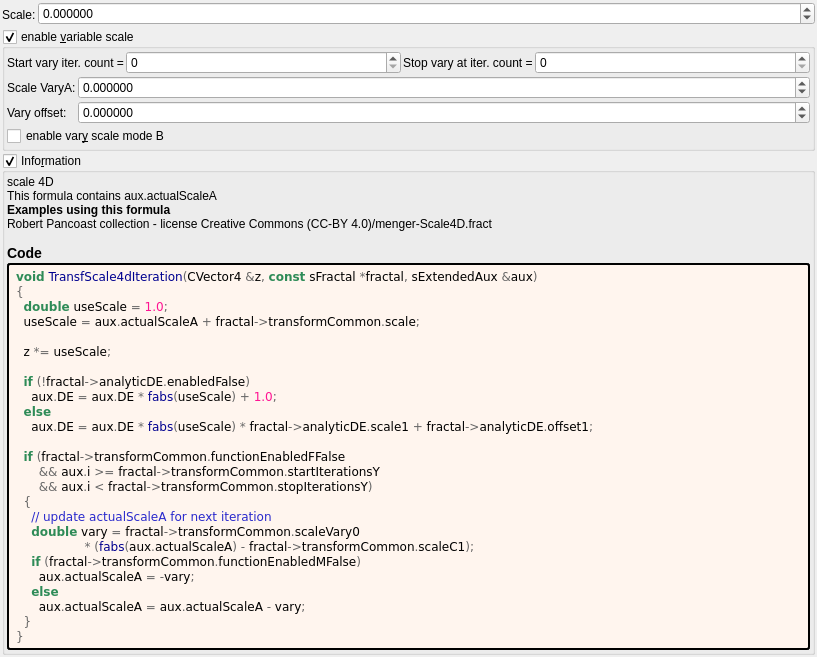
<?xml version="1.0" encoding="UTF-8"?>
<ui version="4.0">
 <class>transf_scale4d</class>
 <widget class="QWidget" name="Form">
  <property name="geometry">
   <rect>
    <x>0</x>
    <y>0</y>
    <width>817</width>
    <height>567</height>
   </rect>
  </property>
  <property name="windowTitle">
   <string notr="true">transf_scale4d</string>
  </property>
  <layout class="QVBoxLayout" name="verticalLayout">
   <property name="spacing">
    <number>2</number>
   </property>
   <property name="leftMargin">
    <number>2</number>
   </property>
   <property name="topMargin">
    <number>2</number>
   </property>
   <property name="rightMargin">
    <number>2</number>
   </property>
   <property name="bottomMargin">
    <number>2</number>
   </property>
   <item>
    <layout class="QGridLayout" name="gridLayout" columnstretch="0,1">
     <property name="spacing">
      <number>2</number>
     </property>
     <item row="0" column="0" rowspan="2">
      <widget class="QLabel" name="label_108">
       <property name="text">
        <string>Scale:</string>
       </property>
      </widget>
     </item>
     <item row="0" column="1">
      <widget class="MyDoubleSpinBox" name="spinbox_transf_scale">
       <property name="sizePolicy">
        <sizepolicy hsizetype="Minimum" vsizetype="Maximum">
         <horstretch>0</horstretch>
         <verstretch>0</verstretch>
        </sizepolicy>
       </property>
       <property name="prefix">
        <string/>
       </property>
       <property name="suffix">
        <string/>
       </property>
       <property name="decimals">
        <number>6</number>
       </property>
       <property name="minimum">
        <double>-99.989999999999995</double>
       </property>
       <property name="maximum">
        <double>99.989999999999995</double>
       </property>
       <property name="singleStep">
        <double>0.100000000000000</double>
       </property>
      </widget>
     </item>
    </layout>
   </item>
   <item>
    <widget class="MyGroupBox" name="groupCheck_transf_function_enabledF_false">
     <property name="title">
      <string>enable &amp;variable scale</string>
     </property>
     <property name="checkable">
      <bool>true</bool>
     </property>
     <layout class="QVBoxLayout" name="verticalLayout_15" stretch="0,0">
      <property name="spacing">
       <number>2</number>
      </property>
      <property name="leftMargin">
       <number>2</number>
      </property>
      <property name="topMargin">
       <number>2</number>
      </property>
      <property name="rightMargin">
       <number>2</number>
      </property>
      <property name="bottomMargin">
       <number>2</number>
      </property>
      <item>
       <layout class="QHBoxLayout" name="horizontalLayout" stretch="0,1,0,1">
        <property name="topMargin">
         <number>0</number>
        </property>
        <item>
         <widget class="QLabel" name="label_75">
          <property name="text">
           <string>Start vary iter. count =</string>
          </property>
          <property name="wordWrap">
           <bool>true</bool>
          </property>
         </widget>
        </item>
        <item>
         <widget class="MySpinBox" name="spinboxInt_transf_start_iterations_Y">
          <property name="sizePolicy">
           <sizepolicy hsizetype="Minimum" vsizetype="Maximum">
            <horstretch>0</horstretch>
            <verstretch>0</verstretch>
           </sizepolicy>
          </property>
          <property name="minimum">
           <number>0</number>
          </property>
          <property name="maximum">
           <number>999</number>
          </property>
          <property name="value">
           <number>0</number>
          </property>
         </widget>
        </item>
        <item>
         <widget class="QLabel" name="label_62">
          <property name="text">
           <string>Stop vary at iter. count =</string>
          </property>
          <property name="wordWrap">
           <bool>true</bool>
          </property>
         </widget>
        </item>
        <item>
         <widget class="MySpinBox" name="spinboxInt_transf_stop_iterations_Y">
          <property name="sizePolicy">
           <sizepolicy hsizetype="Preferred" vsizetype="Maximum">
            <horstretch>0</horstretch>
            <verstretch>0</verstretch>
           </sizepolicy>
          </property>
          <property name="maximum">
           <number>999</number>
          </property>
         </widget>
        </item>
       </layout>
      </item>
      <item>
       <layout class="QGridLayout" name="gridLayout_32" columnstretch="0,1">
        <property name="spacing">
         <number>2</number>
        </property>
        <item row="3" column="0" colspan="2">
         <widget class="MyCheckBox" name="checkBox_transf_function_enabledM_false">
          <property name="text">
           <string>enable var&amp;y scale mode B</string>
          </property>
         </widget>
        </item>
        <item row="1" column="1">
         <widget class="MyDoubleSpinBox" name="spinbox_transf_scale_vary_0">
          <property name="sizePolicy">
           <sizepolicy hsizetype="Minimum" vsizetype="Maximum">
            <horstretch>0</horstretch>
            <verstretch>0</verstretch>
           </sizepolicy>
          </property>
          <property name="prefix">
           <string/>
          </property>
          <property name="suffix">
           <string/>
          </property>
          <property name="decimals">
           <number>6</number>
          </property>
          <property name="minimum">
           <double>-100000.000000000000000</double>
          </property>
          <property name="maximum">
           <double>100000.000000000000000</double>
          </property>
          <property name="singleStep">
           <double>0.100000000000000</double>
          </property>
         </widget>
        </item>
        <item row="2" column="0">
         <widget class="QLabel" name="label_150">
          <property name="text">
           <string>Vary offset:</string>
          </property>
         </widget>
        </item>
        <item row="2" column="1">
         <widget class="MyDoubleSpinBox" name="spinbox_transf_scaleC_1">
          <property name="sizePolicy">
           <sizepolicy hsizetype="Minimum" vsizetype="Maximum">
            <horstretch>0</horstretch>
            <verstretch>0</verstretch>
           </sizepolicy>
          </property>
          <property name="prefix">
           <string/>
          </property>
          <property name="suffix">
           <string/>
          </property>
          <property name="decimals">
           <number>6</number>
          </property>
          <property name="minimum">
           <double>-100000.000000000000000</double>
          </property>
          <property name="maximum">
           <double>100000.000000000000000</double>
          </property>
          <property name="singleStep">
           <double>0.100000000000000</double>
          </property>
         </widget>
        </item>
        <item row="1" column="0">
         <widget class="QLabel" name="label_145">
          <property name="text">
           <string>Scale VaryA:</string>
          </property>
         </widget>
        </item>
       </layout>
      </item>
     </layout>
    </widget>
   </item>
   <item>
    <widget class="MyGroupBox" name="groupCheck_info">
     <property name="title">
      <string>Info&amp;rmation</string>
     </property>
     <property name="flat">
      <bool>false</bool>
     </property>
     <property name="checkable">
      <bool>true</bool>
     </property>
     <layout class="QVBoxLayout" name="verticalLayout_2">
      <property name="spacing">
       <number>2</number>
      </property>
      <property name="leftMargin">
       <number>2</number>
      </property>
      <property name="topMargin">
       <number>2</number>
      </property>
      <property name="rightMargin">
       <number>2</number>
      </property>
      <property name="bottomMargin">
       <number>2</number>
      </property>
      <item>
       <widget class="QLabel" name="label_information_general">
        <property name="text">
         <string notr="true">&lt;p&gt;scale 4D&lt;br&gt;This formula contains aux.actualScaleA&lt;/p&gt;&lt;table&gt;
&lt;/table&gt;
&lt;br&gt;&lt;b&gt;Examples using this formula&lt;/b&gt;&lt;br&gt;Robert Pancoast collection - license Creative Commons (CC-BY 4.0)/menger-Scale4D.fract&lt;h3&gt;Code&lt;/h3&gt;</string>
        </property>
        <property name="wordWrap">
         <bool>true</bool>
        </property>
        <property name="openExternalLinks">
         <bool>true</bool>
        </property>
        <property name="textInteractionFlags">
         <set>Qt::LinksAccessibleByMouse|Qt::TextSelectableByMouse</set>
        </property>
       </widget>
      </item>
      <item>
       <widget class="QLabel" name="label_code_content">
        <property name="styleSheet">
         <string notr="true">border-style: outset; border-width: 2px; border-radius: 3px; border-color: black; background-color: #fff5ee; padding: 4px;</string>
        </property>
        <property name="text">
         <string notr="true">&lt;body style=&quot;background-color:#fff5ee&quot;&gt;
&lt;pre style=&quot;color:#000000; background-color:#fff5ee;  font-family:'Courier New',monospace;&quot;&gt;&lt;span style=&quot;color:#2e8b57; font-weight:bold&quot;&gt;void&lt;/span&gt; &lt;span style=&quot;color:#00008f&quot;&gt;TransfScale4dIteration&lt;/span&gt;&lt;span style=&quot;color:#676767&quot;&gt;(&lt;/span&gt;CVector4 &lt;span style=&quot;color:#676767&quot;&gt;&amp;amp;&lt;/span&gt;z&lt;span style=&quot;color:#676767&quot;&gt;,&lt;/span&gt; &lt;span style=&quot;color:#2e8b57; font-weight:bold&quot;&gt;const&lt;/span&gt; sFractal &lt;span style=&quot;color:#676767&quot;&gt;*&lt;/span&gt;fractal&lt;span style=&quot;color:#676767&quot;&gt;,&lt;/span&gt; sExtendedAux &lt;span style=&quot;color:#676767&quot;&gt;&amp;amp;&lt;/span&gt;aux&lt;span style=&quot;color:#676767&quot;&gt;)&lt;/span&gt;
&lt;span style=&quot;color:#676767&quot;&gt;{&lt;/span&gt;
  &lt;span style=&quot;color:#2e8b57; font-weight:bold&quot;&gt;double&lt;/span&gt; useScale &lt;span style=&quot;color:#676767&quot;&gt;=&lt;/span&gt; &lt;span style=&quot;color:#ff1493&quot;&gt;1.0&lt;/span&gt;&lt;span style=&quot;color:#676767&quot;&gt;;&lt;/span&gt;
  useScale &lt;span style=&quot;color:#676767&quot;&gt;=&lt;/span&gt; aux&lt;span style=&quot;color:#676767&quot;&gt;.&lt;/span&gt;actualScaleA &lt;span style=&quot;color:#676767&quot;&gt;+&lt;/span&gt; fractal&lt;span style=&quot;color:#676767&quot;&gt;-&amp;gt;&lt;/span&gt;transformCommon&lt;span style=&quot;color:#676767&quot;&gt;.&lt;/span&gt;scale&lt;span style=&quot;color:#676767&quot;&gt;;&lt;/span&gt;

  z &lt;span style=&quot;color:#676767&quot;&gt;*=&lt;/span&gt; useScale&lt;span style=&quot;color:#676767&quot;&gt;;&lt;/span&gt;

  &lt;span style=&quot;color:#2e8b57; font-weight:bold&quot;&gt;if&lt;/span&gt; &lt;span style=&quot;color:#676767&quot;&gt;(!&lt;/span&gt;fractal&lt;span style=&quot;color:#676767&quot;&gt;-&amp;gt;&lt;/span&gt;analyticDE&lt;span style=&quot;color:#676767&quot;&gt;.&lt;/span&gt;enabledFalse&lt;span style=&quot;color:#676767&quot;&gt;)&lt;/span&gt;
    aux&lt;span style=&quot;color:#676767&quot;&gt;.&lt;/span&gt;DE &lt;span style=&quot;color:#676767&quot;&gt;=&lt;/span&gt; aux&lt;span style=&quot;color:#676767&quot;&gt;.&lt;/span&gt;DE &lt;span style=&quot;color:#676767&quot;&gt;*&lt;/span&gt; &lt;span style=&quot;color:#00008f&quot;&gt;fabs&lt;/span&gt;&lt;span style=&quot;color:#676767&quot;&gt;(&lt;/span&gt;useScale&lt;span style=&quot;color:#676767&quot;&gt;) +&lt;/span&gt; &lt;span style=&quot;color:#ff1493&quot;&gt;1.0&lt;/span&gt;&lt;span style=&quot;color:#676767&quot;&gt;;&lt;/span&gt;
  &lt;span style=&quot;color:#2e8b57; font-weight:bold&quot;&gt;else&lt;/span&gt;
    aux&lt;span style=&quot;color:#676767&quot;&gt;.&lt;/span&gt;DE &lt;span style=&quot;color:#676767&quot;&gt;=&lt;/span&gt; aux&lt;span style=&quot;color:#676767&quot;&gt;.&lt;/span&gt;DE &lt;span style=&quot;color:#676767&quot;&gt;*&lt;/span&gt; &lt;span style=&quot;color:#00008f&quot;&gt;fabs&lt;/span&gt;&lt;span style=&quot;color:#676767&quot;&gt;(&lt;/span&gt;useScale&lt;span style=&quot;color:#676767&quot;&gt;) *&lt;/span&gt; fractal&lt;span style=&quot;color:#676767&quot;&gt;-&amp;gt;&lt;/span&gt;analyticDE&lt;span style=&quot;color:#676767&quot;&gt;.&lt;/span&gt;scale1 &lt;span style=&quot;color:#676767&quot;&gt;+&lt;/span&gt; fractal&lt;span style=&quot;color:#676767&quot;&gt;-&amp;gt;&lt;/span&gt;analyticDE&lt;span style=&quot;color:#676767&quot;&gt;.&lt;/span&gt;offset1&lt;span style=&quot;color:#676767&quot;&gt;;&lt;/span&gt;

  &lt;span style=&quot;color:#2e8b57; font-weight:bold&quot;&gt;if&lt;/span&gt; &lt;span style=&quot;color:#676767&quot;&gt;(&lt;/span&gt;fractal&lt;span style=&quot;color:#676767&quot;&gt;-&amp;gt;&lt;/span&gt;transformCommon&lt;span style=&quot;color:#676767&quot;&gt;.&lt;/span&gt;functionEnabledFFalse
      &lt;span style=&quot;color:#676767&quot;&gt;&amp;amp;&amp;amp;&lt;/span&gt; aux&lt;span style=&quot;color:#676767&quot;&gt;.&lt;/span&gt;i &lt;span style=&quot;color:#676767&quot;&gt;&amp;gt;=&lt;/span&gt; fractal&lt;span style=&quot;color:#676767&quot;&gt;-&amp;gt;&lt;/span&gt;transformCommon&lt;span style=&quot;color:#676767&quot;&gt;.&lt;/span&gt;startIterationsY
      &lt;span style=&quot;color:#676767&quot;&gt;&amp;amp;&amp;amp;&lt;/span&gt; aux&lt;span style=&quot;color:#676767&quot;&gt;.&lt;/span&gt;i &lt;span style=&quot;color:#676767&quot;&gt;&amp;lt;&lt;/span&gt; fractal&lt;span style=&quot;color:#676767&quot;&gt;-&amp;gt;&lt;/span&gt;transformCommon&lt;span style=&quot;color:#676767&quot;&gt;.&lt;/span&gt;stopIterationsY&lt;span style=&quot;color:#676767&quot;&gt;)&lt;/span&gt;
  &lt;span style=&quot;color:#676767&quot;&gt;{&lt;/span&gt;
    &lt;span style=&quot;color:#2929cc&quot;&gt;// update actualScaleA for next iteration&lt;/span&gt;
    &lt;span style=&quot;color:#2e8b57; font-weight:bold&quot;&gt;double&lt;/span&gt; vary &lt;span style=&quot;color:#676767&quot;&gt;=&lt;/span&gt; fractal&lt;span style=&quot;color:#676767&quot;&gt;-&amp;gt;&lt;/span&gt;transformCommon&lt;span style=&quot;color:#676767&quot;&gt;.&lt;/span&gt;scaleVary0
                  &lt;span style=&quot;color:#676767&quot;&gt;* (&lt;/span&gt;&lt;span style=&quot;color:#00008f&quot;&gt;fabs&lt;/span&gt;&lt;span style=&quot;color:#676767&quot;&gt;(&lt;/span&gt;aux&lt;span style=&quot;color:#676767&quot;&gt;.&lt;/span&gt;actualScaleA&lt;span style=&quot;color:#676767&quot;&gt;) -&lt;/span&gt; fractal&lt;span style=&quot;color:#676767&quot;&gt;-&amp;gt;&lt;/span&gt;transformCommon&lt;span style=&quot;color:#676767&quot;&gt;.&lt;/span&gt;scaleC1&lt;span style=&quot;color:#676767&quot;&gt;);&lt;/span&gt;
    &lt;span style=&quot;color:#2e8b57; font-weight:bold&quot;&gt;if&lt;/span&gt; &lt;span style=&quot;color:#676767&quot;&gt;(&lt;/span&gt;fractal&lt;span style=&quot;color:#676767&quot;&gt;-&amp;gt;&lt;/span&gt;transformCommon&lt;span style=&quot;color:#676767&quot;&gt;.&lt;/span&gt;functionEnabledMFalse&lt;span style=&quot;color:#676767&quot;&gt;)&lt;/span&gt;
      aux&lt;span style=&quot;color:#676767&quot;&gt;.&lt;/span&gt;actualScaleA &lt;span style=&quot;color:#676767&quot;&gt;= -&lt;/span&gt;vary&lt;span style=&quot;color:#676767&quot;&gt;;&lt;/span&gt;
    &lt;span style=&quot;color:#2e8b57; font-weight:bold&quot;&gt;else&lt;/span&gt;
      aux&lt;span style=&quot;color:#676767&quot;&gt;.&lt;/span&gt;actualScaleA &lt;span style=&quot;color:#676767&quot;&gt;=&lt;/span&gt; aux&lt;span style=&quot;color:#676767&quot;&gt;.&lt;/span&gt;actualScaleA &lt;span style=&quot;color:#676767&quot;&gt;-&lt;/span&gt; vary&lt;span style=&quot;color:#676767&quot;&gt;;&lt;/span&gt;
  &lt;span style=&quot;color:#676767&quot;&gt;}&lt;/span&gt;
&lt;span style=&quot;color:#676767&quot;&gt;}&lt;/span&gt;
&lt;/pre&gt;
&lt;/body&gt;</string>
        </property>
        <property name="wordWrap">
         <bool>true</bool>
        </property>
        <property name="openExternalLinks">
         <bool>true</bool>
        </property>
        <property name="textInteractionFlags">
         <set>Qt::LinksAccessibleByMouse|Qt::TextSelectableByMouse</set>
        </property>
       </widget>
      </item>
     </layout>
    </widget>
   </item>
   <item>
    <spacer name="verticalSpacer">
     <property name="orientation">
      <enum>Qt::Vertical</enum>
     </property>
     <property name="sizeHint" stdset="0">
      <size>
       <width>20</width>
       <height>40</height>
      </size>
     </property>
    </spacer>
   </item>
  </layout>
 </widget>
 <customwidgets>
  <customwidget>
   <class>MyDoubleSpinBox</class>
   <extends>QDoubleSpinBox</extends>
   <header>my_double_spin_box.h</header>
  </customwidget>
  <customwidget>
   <class>MyGroupBox</class>
   <extends>QGroupBox</extends>
   <header>my_group_box.h</header>
   <container>1</container>
  </customwidget>
  <customwidget>
   <class>MySpinBox</class>
   <extends>QSpinBox</extends>
   <header>my_spin_box.h</header>
  </customwidget>
  <customwidget>
   <class>MyCheckBox</class>
   <extends>QCheckBox</extends>
   <header>my_check_box.h</header>
  </customwidget>
 </customwidgets>
 <tabstops>
  <tabstop>spinbox_transf_scale</tabstop>
  <tabstop>groupCheck_info</tabstop>
 </tabstops>
 <resources/>
 <connections/>
</ui>
